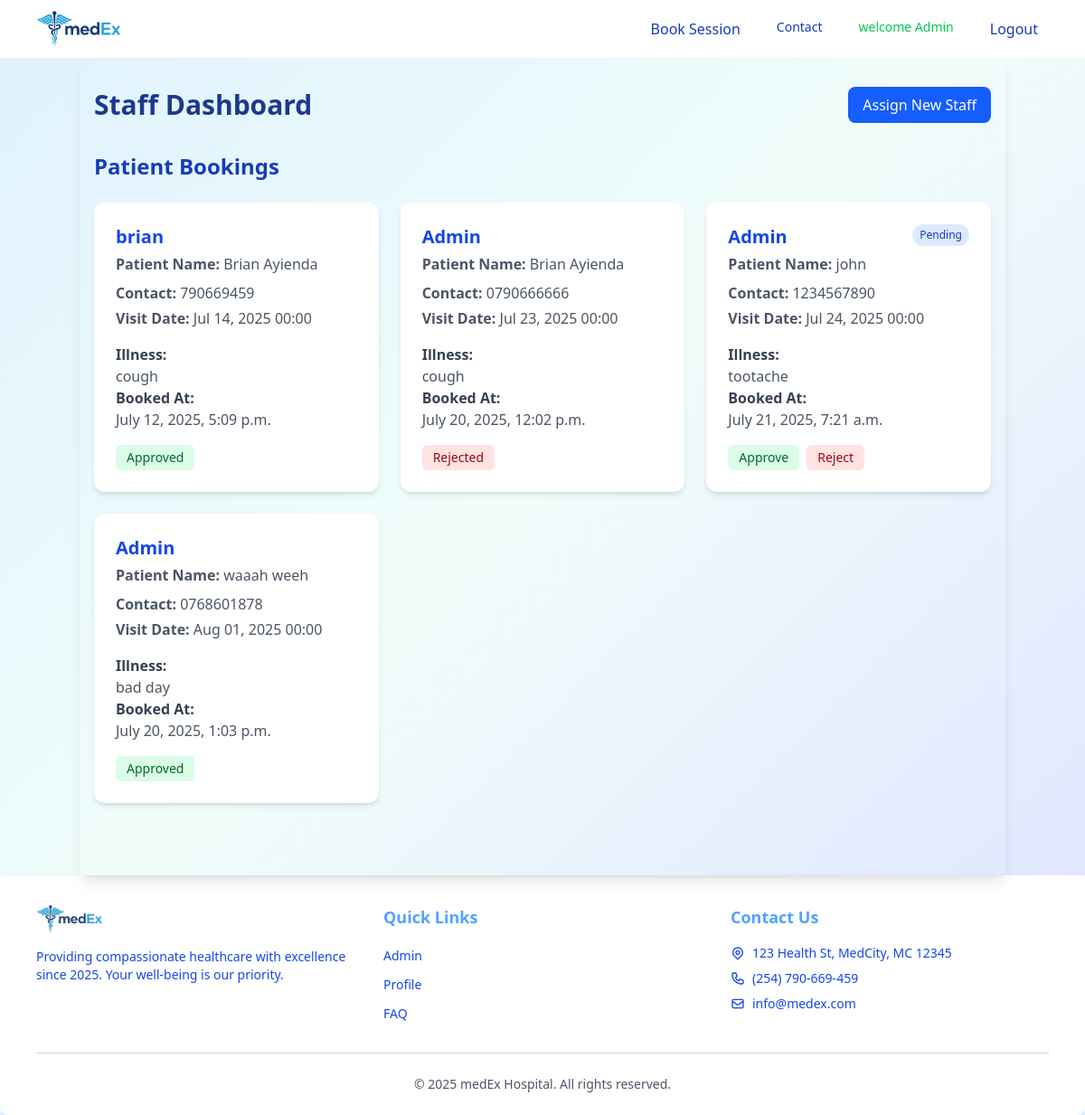
/adminpanel/ (signed in), run on an earlier commit of the app's database.
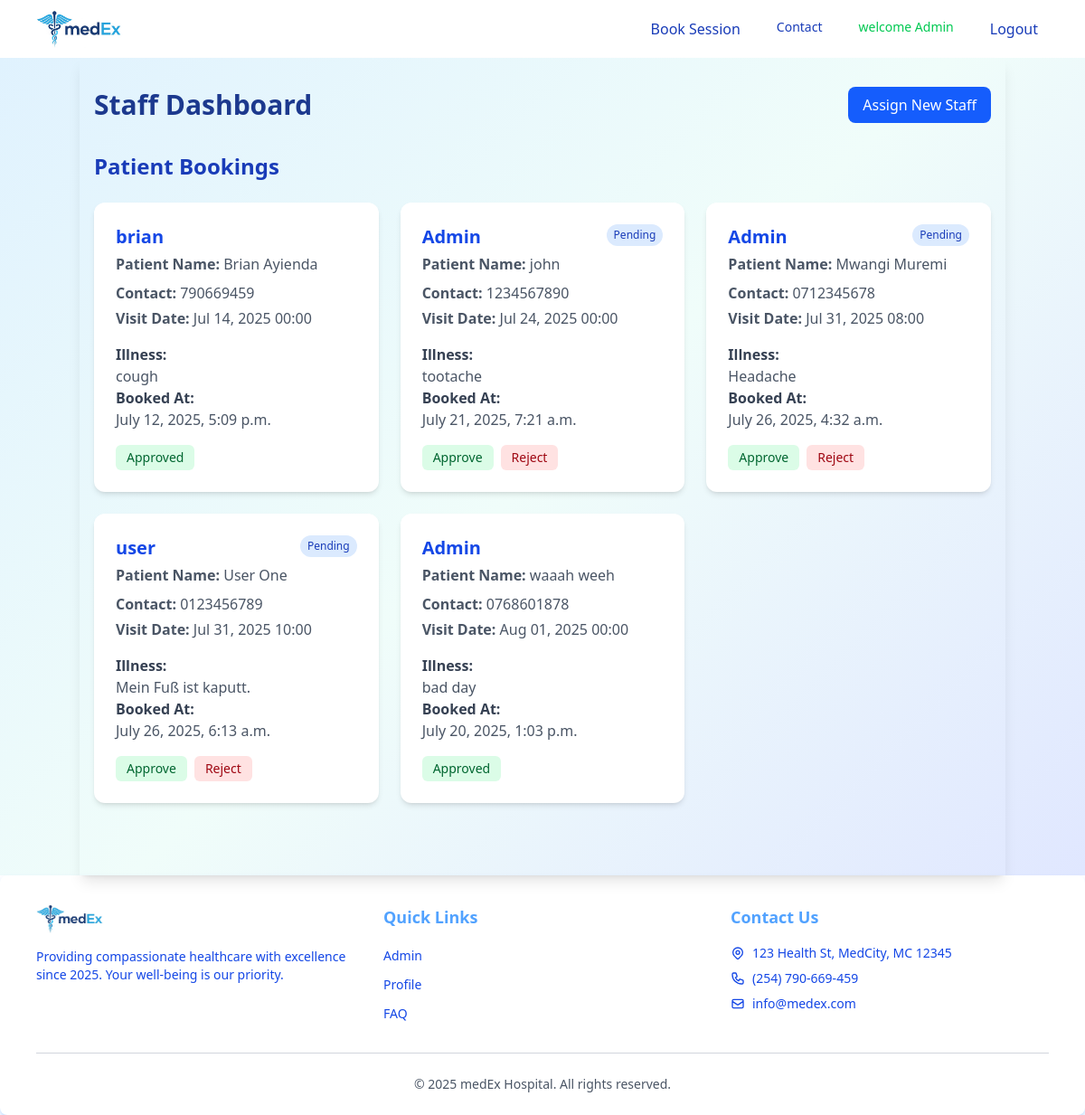
And on a later commit of the database.
### medEx_app/models.py (models this page shows, shortened)
class PatientBooking(models.Model):
    name = models.CharField(max_length=100)
    contact = models.CharField(max_length=20)
    illness_details = models.TextField()
    visit_date = models.DateTimeField()
    created_at = models.DateTimeField(auto_now_add=True)
    user = models.ForeignKey(User, on_delete=models.CASCADE, null=True, blank=True)
    status = models.CharField(
        max_length=20,
        choices=[
            ('pending', 'Pending'),
            ('approved', 'Approved'),
            ('rejected', 'Rejected'),
            ('expired', 'Expired')
        ],
        default='pending'
    )
    class Meta:
        ordering = ['visit_date']

### adminpanel/views.py (the view, shortened to what this page needs)
# urls.py: path('', views.admin_dashboard, name='admin_dashboard'),
@login_required
@user_passes_test(is_admin or is_staff)
def admin_dashboard(request):
    bookings = PatientBooking.objects.all()
    return render(request, 'adminpanel/dashboard.html', {'bookings': bookings})

### adminpanel/templatetags/custom_tags.py (called while the page is built)
@register.filter
def is_admin(user):
    if user.groups.all():
        return user.groups.all()[0].name == 'admins'
    return False

### adminpanel/views.py (called while the page is built)
def is_admin(user):
    return user.groups.filter(name='admins').exists()

### adminpanel/templates/adminpanel/dashboard.html (shortened to what this page needs)
{% load static tailwind_tags custom_tags %}
<!DOCTYPE html>
<html lang="en">
<head>
    {% tailwind_css %}
    <link rel="stylesheet" href="{% static 'adminpanel/css/animate.min.css' %}" />
</head>
{% block content %}
    {% include 'medEx_app/navbar.html' %}
{% endblock %}
<body class="font-sans">
    <div class="min-h-screen neno-gradient">
        <div class="container mx-auto px-4 py-8 shadow-lg animate__animated animate__fadeInUp animate__delay-1s">
            <div class="flex justify-between items-center mb-8">
                <h1 class="text-3xl font-bold text-blue-900">Staff Dashboard</h1>
                {% if request.user|is_admin %}
                    <button id="assignStaffBtn" class="bg-blue-600 hover:bg-blue-700 text-white px-4 py-2 rounded-lg transition-transform hover:scale-105">
                        Assign New Staff
                    </button>
                {% endif %}
            </div>
            <section class="mb-12">
                <h2 class="text-2xl font-semibold text-blue-800 mb-6">Patient Bookings</h2>
                <div class="grid grid-cols-1 md:grid-cols-2 lg:grid-cols-3 gap-6">
                    {% for booking in bookings %}
                        <div class="bg-white rounded-xl shadow-md overflow-hidden hover:shadow-lg transition-shadow" data-booking-id="{{ booking.id }}">
                            <div class="p-6">
                                <div class="flex justify-between items-start">
                                    <h3 class="text-xl font-bold text-blue-700">{{ booking.user }}</h3>
                                    {% if booking.status == 'pending' %}
                                        <span class="bg-blue-100 text-blue-800 text-xs px-2 py-1 rounded-full">Pending</span>
                                    {% endif %}
                                </div>
                                <p class="mt-1 text-gray-600"><strong>Patient Name:</strong> {{ booking.name }}</p>
                                <p class="mt-2 text-gray-600"><strong>Contact:</strong> {{ booking.contact }}</p>
                                <p class="mt-1 text-gray-600"><strong>Visit Date:</strong> {{ booking.visit_date|date:"M d, Y H:i" }}</p>
                                <div class="mt-4">
                                    <p class="text-gray-700"><strong>Illness:</strong></p>
                                    <p class="text-gray-600">{{ booking.illness_details }}</p>
                                    <p class="text-gray-700"><strong>Booked At:</strong></p>
                                    <p class="text-gray-600">{{ booking.created_at }}</p>
                                </div>
                                <div class="mt-4 flex space-x-2">
                                    {% if booking.status == 'pending' %}
                                        <button class="approve-btn bg-green-100 text-green-800 px-3 py-1 rounded-md text-sm" data-booking-id="{{ booking.id }}">Approve</button>
                                        <button class="reject-btn bg-red-100 text-red-800 px-3 py-1 rounded-md text-sm" data-booking-id="{{ booking.id }}">Reject</button>
                                    {% elif booking.status == 'approved' %}
                                        <span class="bg-green-100 text-green-800 px-3 py-1 rounded-md text-sm">Approved</span>
                                    {% elif booking.status == 'rejected' %}
                                        <span class="bg-red-100 text-red-800 px-3 py-1 rounded-md text-sm">Rejected</span>
                                    {% elif booking.status == 'expired' %}
                                        <span class="bg-red-100 text-red-800 px-3 py-1 rounded-md text-sm">Expired</span>
                                    {% endif %}
                                </div>
                            </div>
                        </div>
                    {% empty %}
                        <p class="text-gray-600">No bookings available.</p>
                    {% endfor %}
                </div>
            </section>
        </div>
    </div>
    <section id='footer'>
        {% block footer %}
            {% include 'medEx_app/footer.html' %}
        {% endblock %}
    </section>
</body>
</html>

### medEx_app/templates/medEx_app/navbar.html (shortened to what this page needs)
{% load static tailwind_tags %}
<!DOCTYPE html>
<html lang="en">
<head>
  {% tailwind_css %}
</head>
<body>
  <nav class="bg-white shadow-md">
    <div class="max-w-6xl mx-auto px-4">
      <div class="flex justify-between items-center h-16">
        <div class="flex-shrink-0 flex items-center">
          <a href="{% url "home" %}">
            <img
              src="{% static 'medEx_app/images/medEx_logo.png' %}"
              alt="medEx Hospital Logo"
              class="h-max w-24"
            >
          </a>
        </div>
        <div class="hidden md:flex space-x-4">
          {% if request.user.is_authenticated %}
            <a id="navbarBookingBtn" class="text-blue-800 hover:text-blue-600 block px-3 py-2 rounded-md text-base font-medium">Book Session</a>
          {% else %}
            <a href="{% url "login" %}" class="text-blue-800 hover:text-blue-600 block px-3 py-2 rounded-md text-base font-medium">Login</a>
            <a href="{% url 'register' %}" class="text-blue-800 hover:text-blue-600 block px-3 py-2 rounded-md text-base font-medium">Register</a>
          {% endif %}
          <a href="#footer" class="text-blue-800 hover:text-blue-600 px-3 py-2 rounded-md text-sm font-medium">Contact</a>
          {% if request.user.is_authenticated %}
            <a href="{% url 'profile' %}" class="text-green-500 hover:text-green-300 px-3 py-2 rounded-md text-sm font-medium">welcome {{request.user.username}}</a>
            <a href="{% url "logout" %}" class="text-blue-800 hover:text-blue-600 block px-3 py-2 rounded-md text-base font-medium">Logout</a>
          {% endif %}
        </div>
      </div>
    </div>
  </nav>
</body>
</html>

### medEx_app/templates/medEx_app/footer.html (shortened to what this page needs)
{% load static tailwind_tags %}
<!DOCTYPE html>
<html lang="en">
<head>
  {% tailwind_css %}
</head>
<body class='shadow-blue-200 shadow-md'>
  <footer class="bg-white rounded-lg text-blue-400 pt-8 pb-6 shadow-md shadow-blue-200">
    <div class="max-w-6xl mx-auto px-4">
      <div class="grid grid-cols-1 md:grid-cols-3 gap-8">
        <div>
          <img
            src="{% static 'medEx_app/images/medEx_logo.png' %}"
            alt="medEx Hospital Logo"
            class="h-8 mb-4"
          >
          <p class="text-blue-700 text-sm">
            Providing compassionate healthcare with excellence since 2025.
            Your well-being is our priority.
          </p>
        </div>
        <div>
          <h3 class="font-bold text-lg mb-4">Quick Links</h3>
          <ul class="space-y-2">
            {% if request.user.is_authenticated %}
              <li><a href="{% url 'admin_dashboard' %}" class="text-blue-700 hover:text-blue-600 text-sm">Admin</a></li>
              <li><a href="{% url 'profile' %}" class="text-blue-700 hover:text-blue-600 text-sm">Profile</a></li>
            {% endif %}
            <li><a href="#contact" class="text-blue-700 hover:text-blue-600 text-sm">FAQ</a></li>
          </ul>
        </div>
        <div>
          <h3 class="font-bold text-lg text-blue-400 mb-4">Contact Us</h3>
          <ul class="space-y-2 text-blue-700 text-sm">
            <li class="flex items-start">
              123 Health St, MedCity, MC 12345
            </li>
            <li class="flex items-center">
              (254) 790-669-459
            </li>
            <li class="flex items-center">
              <svg class="w-4 h-4 mr-2" fill="none" stroke="currentColor" viewBox="0 0 24 24">
                <path stroke-linecap="round" stroke-linejoin="round" stroke-width="2" d="M3 8l7.89 5.26a2 2 0 002.22 0L21 8M5 19h14a2 2 0 002-2V7a2 2 0 00-2-2H5a2 2 0 00-2 2v10a2 2 0 002 2z"></path>
              </svg>
              info@medex.com
            </li>
          </ul>
        </div>
      </div>
      <div class="border-t border-gray-300 mt-8 pt-6 text-center text-gray-600 text-sm">
        &copy; 2025 medEx Hospital. All rights reserved.
      </div>
    </div>
  </footer>
</body>
</html>

### adminpanel/templates/adminpanel/dashboard.html (style rules this page uses)
.neno-gradient { background: linear-gradient(135deg, #e0f2fe 0%, #f0fdfa 50%, #e0e7ff 100%); }

What changed in the data, as far as the page shows it:
removed PatientBooking: user "Admin", name "Brian Ayienda", contact "0790666666", visit_date "Jul 23, 2025 00:00", illness_details "cough", created_at "July 20, 2025, 12:02 p.m.", status "Rejected"
added PatientBooking: user "Admin", status "Pending", name "Mwangi Muremi", contact "0712345678", visit_date "Jul 31, 2025 08:00", illness_details "Headache", created_at "July 26, 2025, 4:32 a.m."
added PatientBooking: user "user", status "Pending", name "User One", contact "0123456789", visit_date "Jul 31, 2025 10:00", illness_details "Mein Fuß ist kaputt.", created_at "July 26, 2025, 6:13 a.m."
